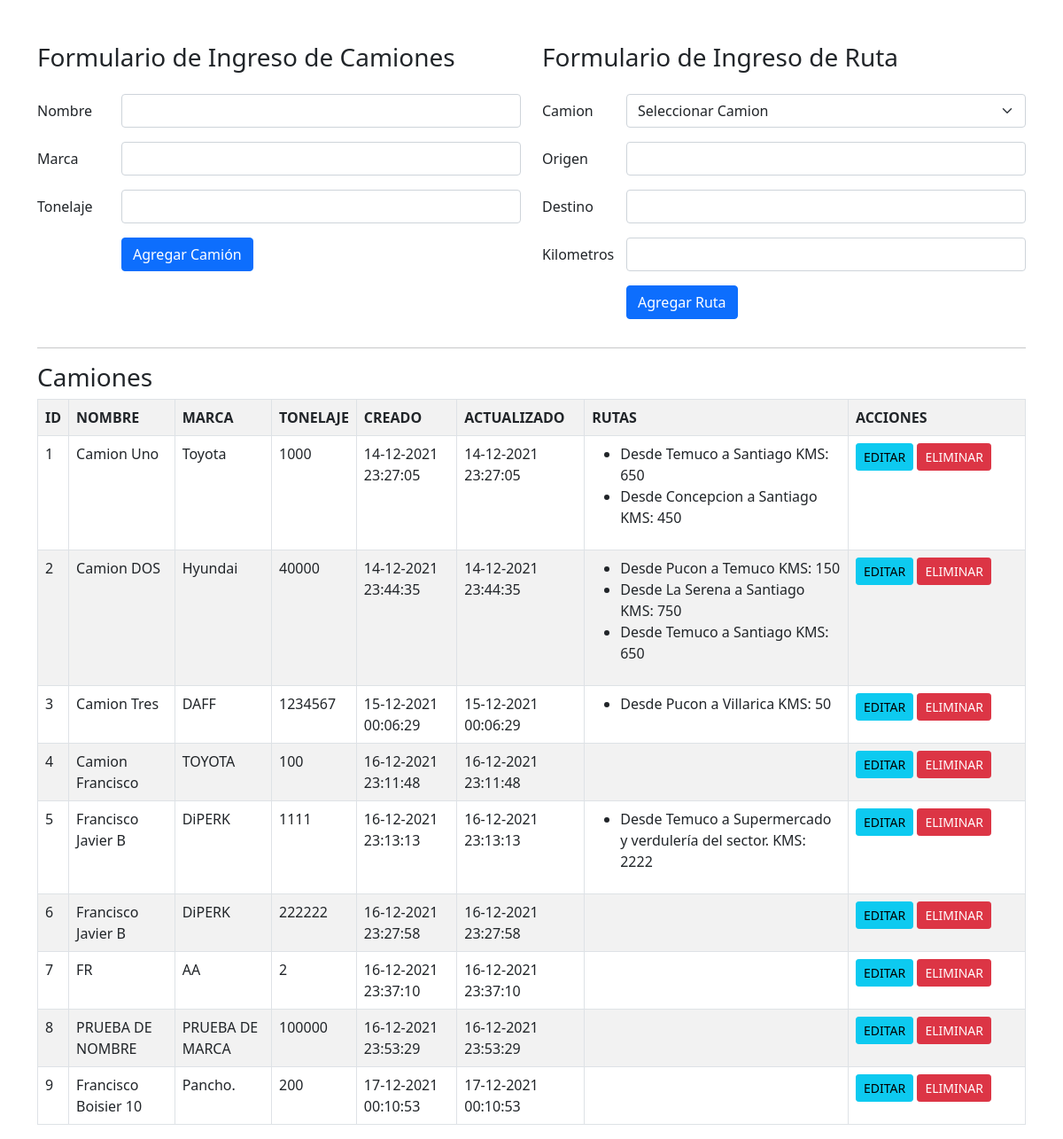
Before: / with the older database file.
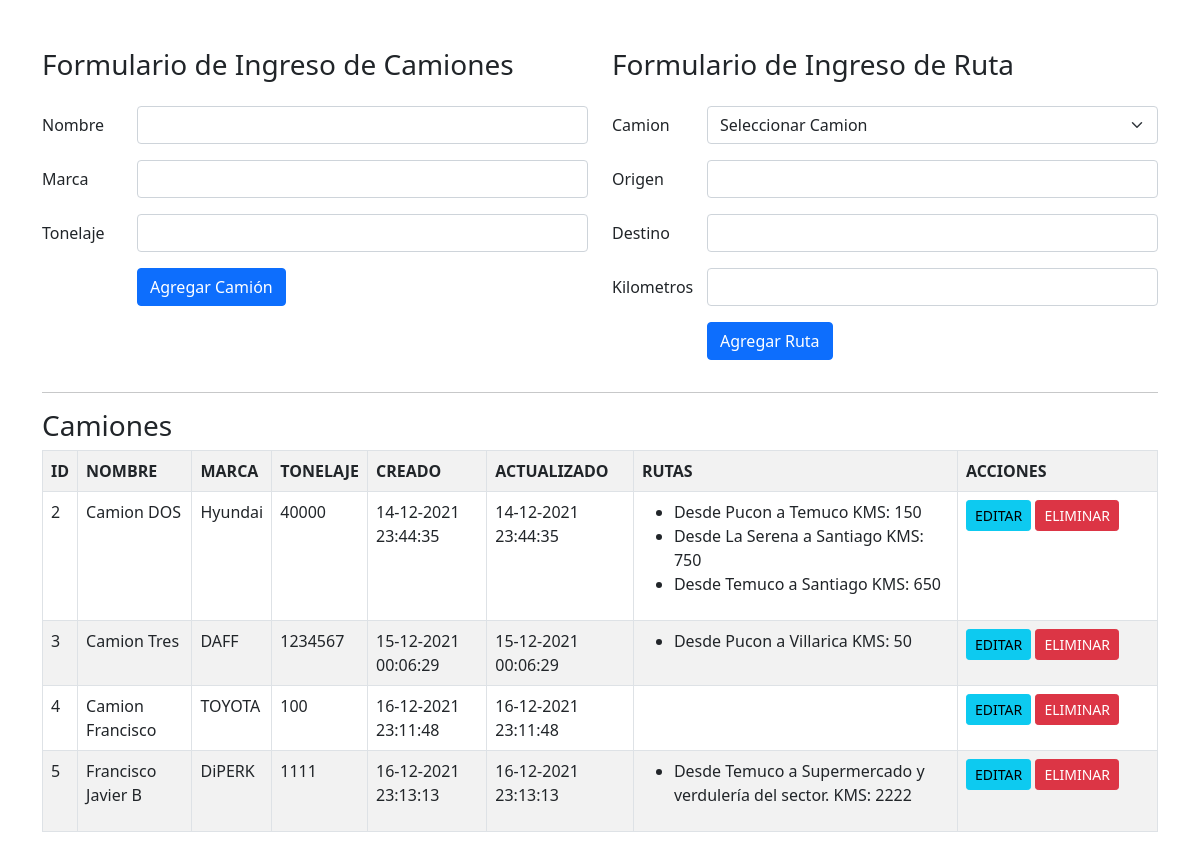
After: the same page with the newer database file.
### app/models.py (models this page shows, shortened)
class Camion(models.Model):
    nombre = models.CharField(max_length=50)
    marca = models.CharField(max_length=100)
    tonelaje = models.IntegerField()
    created_at = models.DateTimeField(auto_now_add=True)
    updated_at = models.DateTimeField(auto_now=True)
    objects = CamionManager()

class Ruta(models.Model):
    camion = models.ForeignKey(Camion, related_name="rutas", on_delete=models.CASCADE)
    origen = models.CharField(max_length=50)
    destino = models.CharField(max_length=50)
    kilometros = models.IntegerField()
    created_at = models.DateTimeField(auto_now_add=True)
    updated_at = models.DateTimeField(auto_now=True)

### app/views.py (the view)
# urls.py: path('', views.index),
def index(request):
    context = {
        "nombre" : "Francisco",
        "listaCamiones" : Camion.objects.all()
    }
    return render(request, 'app/index.html', context)

### app/templates/app/index.html (shortened to what this page needs)
<!DOCTYPE html>
<html lang="en">
<head>
    <link href="https://cdn.jsdelivr.net/npm/bootstrap@5.1.3/dist/css/bootstrap.min.css" rel="stylesheet"
>
</head>
<body>
    <div class="container mt-5">
        <div class="row">
            <div class="col-md-6">
                <h3 class="mb-4">Formulario de Ingreso de Camiones</h3>
                <form action="/camion/add" method="post">
                    <div class="mb-3 row">
                        <label for="nombre" class="col-sm-2 col-form-label">Nombre</label>
                        <div class="col-sm-10">
                            <input name="nombre" type="text" class="form-control" required id="nombre">
                        </div>
                    </div>
                    <div class="mb-3 row">
                        <label for="marca" class="col-sm-2 col-form-label">Marca</label>
                        <div class="col-sm-10">
                            <input name="marca" required minlength="2" type="text" class="form-control" id="marca">
                        </div>
                    </div>
                    <div class="mb-3 row">
                        <label for="tonelaje" class="col-sm-2 col-form-label">Tonelaje</label>
                        <div class="col-sm-10">
                            <input name="tonelaje" type="number" class="form-control" id="tonelaje">
                        </div>
                    </div>
                    <div class="mb-3 row">
                        <label for="tonelaje" class="col-sm-2 col-form-label"></label>
                        <div class="col-sm-10">
                            <button type="submit" class="btn btn-primary">Agregar Camión</button>
                        </div>
                    </div>
                </form>
            </div>
            <div class="col-md-6">
                <h3 class="mb-4">Formulario de Ingreso de Ruta</h3>
                <form action="/ruta/add" method="post">
                    <div class="mb-3 row">
                        <label for="nombre" class="col-sm-2 col-form-label">Camion</label>
                        <div class="col-sm-10">
                            <select name="camion" class="form-select" aria-label="Default select example">
                                <option value="">Seleccionar Camion</option>
                              </select>
                        </div>
                    </div>
                    <div class="mb-3 row">
                        <label for="origen" class="col-sm-2 col-form-label">Origen</label>
                        <div class="col-sm-10">
                            <input name="origen" type="text" class="form-control" id="origen">
                        </div>
                    </div>
                    <div class="mb-3 row">
                        <label for="destino" class="col-sm-2 col-form-label">Destino</label>
                        <div class="col-sm-10">
                            <input name="destino" type="text" class="form-control" id="destino">
                        </div>
                    </div>
                    <div class="mb-3 row">
                        <label for="kms" class="col-sm-2 col-form-label">Kilometros</label>
                        <div class="col-sm-10">
                            <input name="kms" type="number" class="form-control" id="kms">
                        </div>
                    </div>
                    <div class="mb-3 row">
                        <label for="tonelaje" class="col-sm-2 col-form-label"></label>
                        <div class="col-sm-10">
                            <button type="submit" class="btn btn-primary">Agregar Ruta</button>
                        </div>
                    </div>
                </form>
            </div>
        </div>
        <hr />
        <h3>Camiones</h3>
        <table class="table table-striped table-bordered">
            <tr>
                <th>ID</th>
                <th>NOMBRE</th>
                <th>MARCA</th>
                <th>TONELAJE</th>
                <th>CREADO</th>
                <th>ACTUALIZADO</th>
                <th>RUTAS</th>
                <th>ACCIONES</th>
            </tr>
            {% for camion in listaCamiones %}
            <tr>
                <td>{{camion.id}}</td>
                <td>{{camion.nombre}}</td>
                <td>{{camion.marca}}</td>
                <td>{{camion.tonelaje}}</td>
                <td>{{camion.created_at | date:"d-m-Y H:i:s"}}</td>
                <td>{{camion.updated_at | date:"d-m-Y H:i:s"}}</td>
                <td>
                    <ul>
                        {% for ruta in camion.rutas.all %}
                        <li>Desde {{ruta.origen}} a {{ruta.destino}} KMS: {{ruta.kilometros}}</li>
                        {% endfor %}
                    </ul>
                </td>
                <td style="width:200px">
                    <a class="btn btn-sm btn-info" href="/camion/edit/{{camion.id}}">EDITAR</a>
                    <a class="btn btn-sm btn-danger" href="/camion/eliminar/{{camion.id}}">ELIMINAR</a>
                </td>
            </tr>
            {% endfor %}
        </table>
    </div>
</body>
</html>

Changed rows visible on the page:
removed Camion: id "1", nombre "Camion Uno", marca "Toyota", tonelaje "1000", created_at "14-12-2021 23:27:05", updated_at "14-12-2021 23:27:05"
removed Ruta: origen "Temuco", destino "Santiago", kilometros "650", shown under "1"
removed Ruta: origen "Concepcion", destino "Santiago", kilometros "450", shown under "1"
removed Camion: id "6", nombre "Francisco Javier B", marca "DiPERK", tonelaje "222222", created_at "16-12-2021 23:27:58", updated_at "16-12-2021 23:27:58"
removed Camion: id "7", nombre "FR", marca "AA", tonelaje "2", created_at "16-12-2021 23:37:10", updated_at "16-12-2021 23:37:10"
removed Camion: id "8", nombre "PRUEBA DE NOMBRE", marca "PRUEBA DE MARCA", tonelaje "100000", created_at "16-12-2021 23:53:29", updated_at "16-12-2021 23:53:29"
removed Camion: id "9", nombre "Francisco Boisier 10", marca "Pancho.", tonelaje "200", created_at "17-12-2021 00:10:53", updated_at "17-12-2021 00:10:53"
